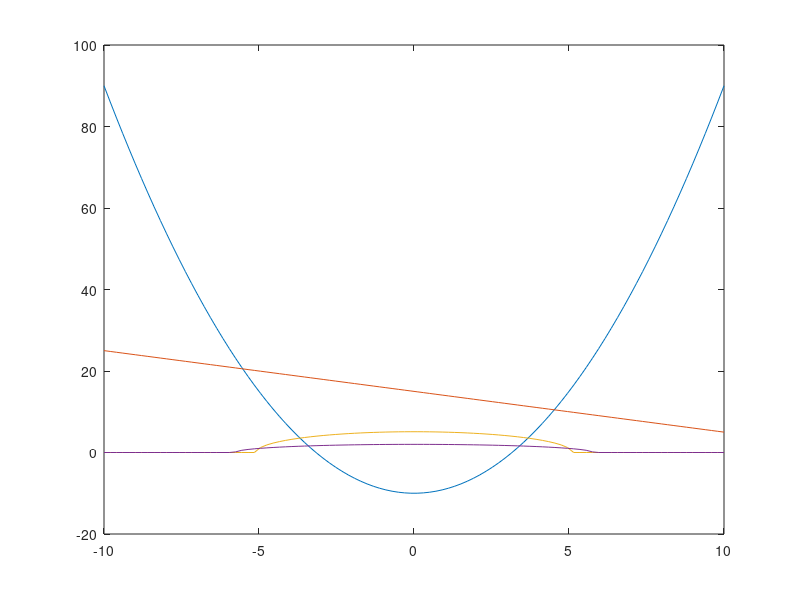

Write the MATLAB code that produced this figure. (Note: this script raises an error after producing the figure.)
%Rohit Thirumala
%21036098
clc
clear all

%System 1
f = @(x) x.^2 - 10;
g = @(x) 15 - x;

x = linspace(-10,10);
plot(x,f(x))
hold on 
plot(x,g(x))

%System 2

w = @(x) (26-x.^2).^0.5
v = @(x) ((100 - 3.*x.^2)/25).^0.5

plot(x,w(x))
hold on 
plot(x,v(x))

root1 = newton(@(x) myfun(x),@(x) myjac(x),[-1;1])
root2 = newton(@(x) myfun(x),@(x) myjac(x),[1;1])
root3 = newton(@(x) myfun(x),@(x) myjac(x),[-1;-1])
root4 = newton(@(x) myfun(x),@(x) myjac(x),[1;-1])

function F = myfun(x)

	f1 = x(1)^2 + x(2)^2 - 26;
	f2 = 3*x(1)^2+ 25*x(2)^2 - 100;
	F = [f1;f2];
end


function J = myjac(x)

    J=[2*x(1) 2*x(2);6*x(1) 50*x(1)];
	
end

function [sol,iter] = newton(f,J,x0)
    
    maxiter = 10;
    tol = 0.001; 
    eps = 1; 
    xold = x0; 
    i = 0; 
 
    while eps > tol && i <= maxiter
        i = i+1; 
        Ja = J(xold);
        xnew = xold - inv(Ja)*f(xold); 
        eps = max(abs((xnew-xold)./xnew)); 
        xold = xnew;
    end
    if eps > tol
        disp('Maxium number of iterations reached, cannot find solution')
        disp('Change the initial guesses')
        sol = [];
        iter = maxiter;
    else
        sol = xnew;
        iter = i;
    end
end
